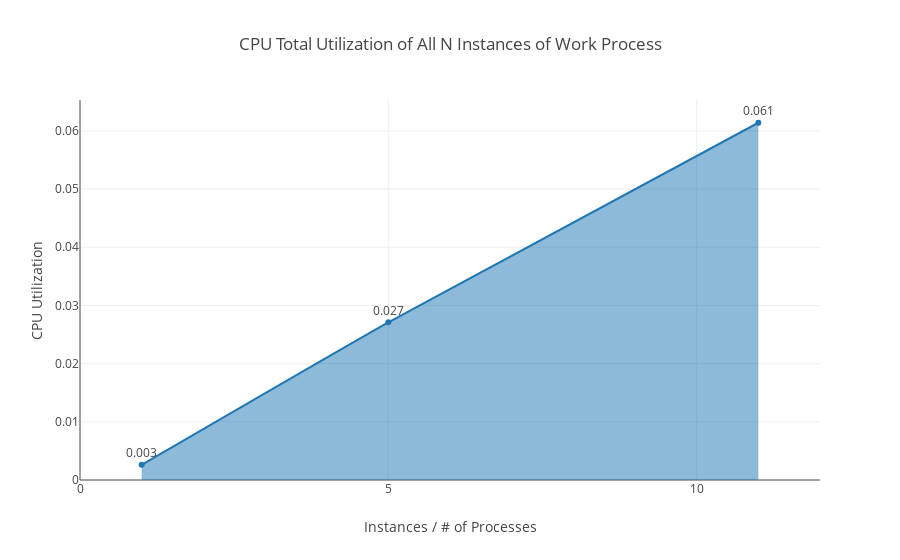
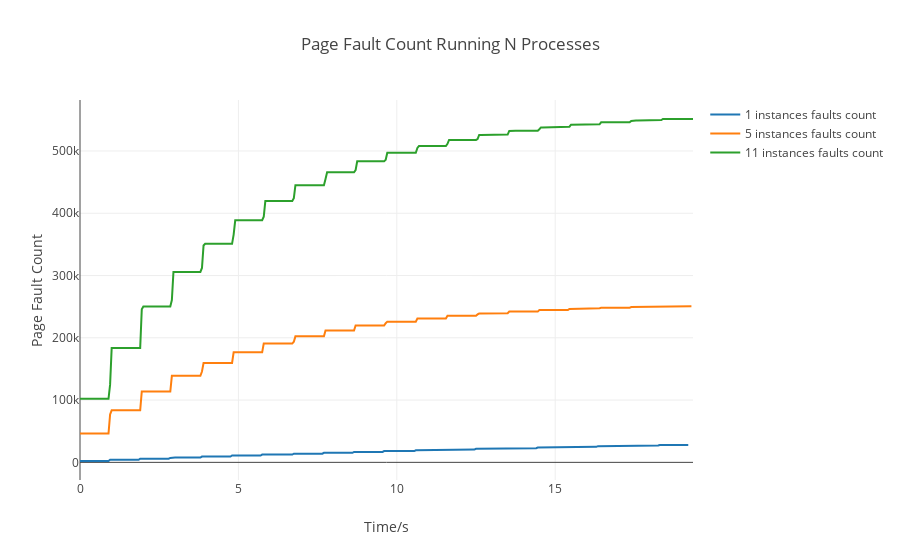

Notebook cell for these charts, in order:
### Code cell
import plotly.offline as py
import plotly.graph_objs as go

utilization = dict()
page_fault = dict()

for i, j in [(1,3),(5,4),(11,5)]:
    utilization[i] = 0
    page_fault[i] = []
    jiffies = []
    sum_maj = 0
    sum_min = 0
    with open("./profile%d.data" % j) as f :
        for line in f.readlines() :
            try :
                s = [int(x) for x in line.strip().split(" ")]
            except :
                break
            jiffies.append(s[0])
            utilization[i] += s[3]
            sum_maj += s[2]
            sum_min += s[1]
            page_fault[i].append(sum_maj + sum_min)
    print("Instance %d completion time: %d " % (i, jiffies[-1] - jiffies[0]))
    print("Total page faults is: major %d, minor %d" % (sum_maj, sum_min));
    utilization[i] = utilization[i]/(jiffies[-1] - jiffies[0])
traces = []

trace = go.Scatter(
    x = [x for x in sorted(utilization)],
    y = [utilization[x] for x in sorted(utilization)],
    mode = 'lines+markers+text',
    name = "utilization time",
    fill = 'tonexty',
    line = {'shape': 'spline', 'smoothing': 0.4},
    text = ["%.3f" % utilization[x] for x in sorted(utilization)],
    textposition = 'top center',
)
traces.append(trace)

py.init_notebook_mode(connected=True)
py.iplot({
    "data": traces,
    "layout": dict(title = 'CPU Total Utilization of All N Instances of Work Process',
              xaxis = dict(title = 'Instances / # of Processes', nticks = 3, range = [0, 12]),
              yaxis = dict(title = 'CPU Utilization'),
            )
})

traces = []
for i in sorted(page_fault.keys()) :
    trace = go.Scatter(
        x = [x*0.05 for x in range(len(page_fault[i]))],
        y = [y for y in page_fault[i]],
        mode = 'lines',
        name = "%d instances faults count" % i
    )
    traces.append(trace)

py.init_notebook_mode(connected=True)
py.iplot({
    "data": traces,
    "layout": dict(title = 'Page Fault Count Running N Processes',
              xaxis = dict(title = 'Time/s'),
              yaxis = dict(title = 'Page Fault Count'),
              )
})

### Figure 1 — Plotly figure (JSON) as saved in the notebook; plotly's stock layout.template omitted (floating-point values rounded to 4 significant figures)
{"data": [{"fill": "tonexty", "line": {"shape": "spline", "smoothing": 0.4}, "mode": "lines+markers+text", "name": "utilization time", "text": ["0.003", "0.027", "0.061"], "textposition": "top center", "type": "scatter", "uid": "16b23462-5ff1-11e9-89cf-80e65015b2fe", "x": [1, 5, 11], "y": [0.002604, 0.0271, 0.06141]}], "layout": {"title": "CPU Total Utilization of All N Instances of Work Process", "xaxis": {"nticks": 3, "range": [0, 12], "title": "Instances / # of Processes"}, "yaxis": {"title": "CPU Utilization"}}}

### Figure 2 — Plotly figure (JSON) as saved in the notebook; plotly's stock layout.template omitted (floating-point values rounded to 4 significant figures; data arrays with more than 128 entries replaced by an {"elided": "..."} marker saying what was removed)
{"data": [{"mode": "lines", "name": "1 instances faults count", "type": "scatter", "uid": "16bd53cc-5ff1-11e9-ab8e-80e65015b2fe", "x": {"elided": "385 float values"}, "y": {"elided": "385 int values"}}, {"mode": "lines", "name": "5 instances faults count", "type": "scatter", "uid": "16bd55c2-5ff1-11e9-93d6-80e65015b2fe", "x": {"elided": "387 float values"}, "y": {"elided": "387 int values"}}, {"mode": "lines", "name": "11 instances faults count", "type": "scatter", "uid": "16bd56c6-5ff1-11e9-9441-80e65015b2fe", "x": {"elided": "388 float values"}, "y": {"elided": "388 int values"}}], "layout": {"title": "Page Fault Count Running N Processes", "xaxis": {"title": "Time/s"}, "yaxis": {"title": "Page Fault Count"}}}
